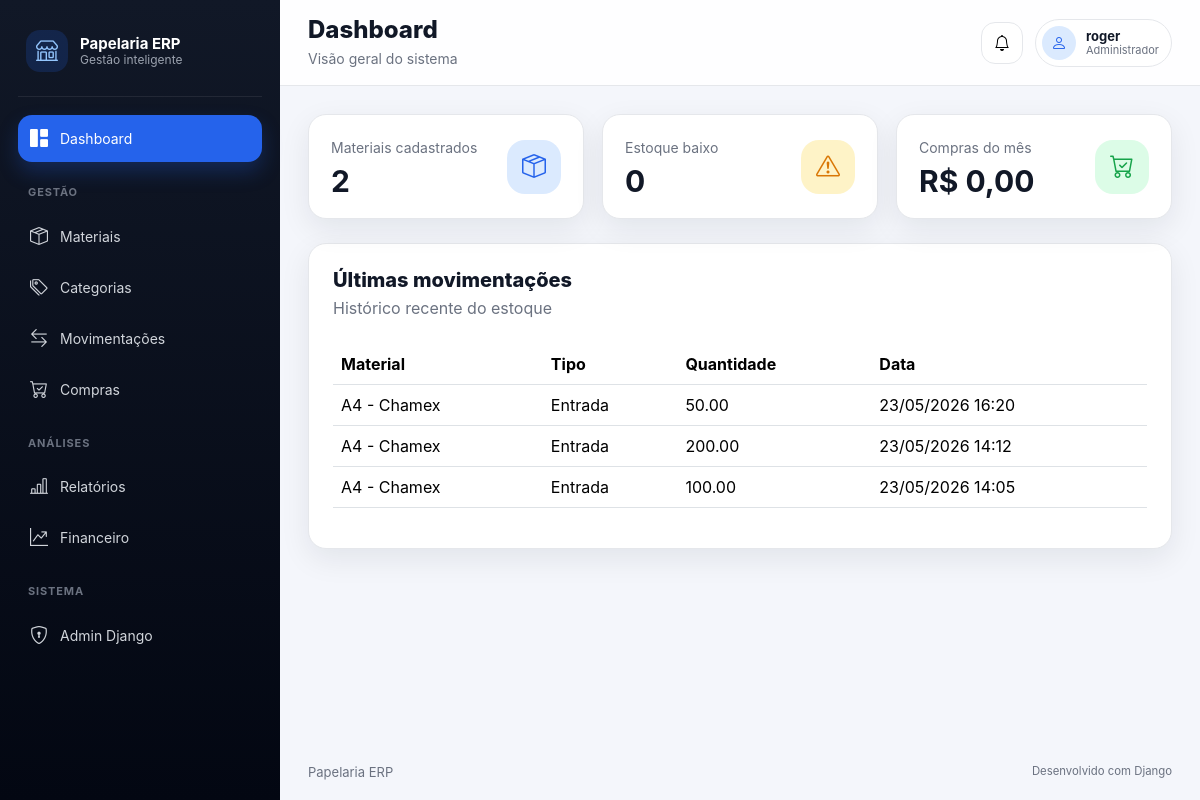
The app's page / (signed in) with its own data.
### apps/inventory/models/stock_movement.py (models this page shows, shortened)
class StockMovement(BaseModel):
    material = models.ForeignKey(
        Material,
        on_delete=models.PROTECT,
        related_name="movements",
        verbose_name="Material",
    )
    movement_type = models.CharField(
        max_length=20,
        choices=MovementType.choices,
        verbose_name="Tipo de movimentação",
    )
    quantity = models.DecimalField(
        max_digits=10,
        decimal_places=2,
        verbose_name="Quantidade",
    )
    previous_stock = models.DecimalField(
        max_digits=10,
        decimal_places=2,
        verbose_name="Estoque anterior",
    )
    new_stock = models.DecimalField(
        max_digits=10,
        decimal_places=2,
        verbose_name="Novo estoque",
    )
    notes = models.TextField(
        blank=True,
        null=True,
        verbose_name="Observações",
    )
    class Meta:
        verbose_name = "Movimentação de estoque"
        verbose_name_plural = "Movimentações de estoque"
        ordering = ["-created_at"]

### apps/inventory/models/material.py (models this page shows, shortened)
class Material(BaseModel):
    name = models.CharField(
        max_length=150,
        verbose_name="Nome",
    )
    category = models.ForeignKey(
        Category,
        on_delete=models.PROTECT,
        related_name="materials",
        verbose_name="Categoria",
    )
    supplier = models.ForeignKey(
        Supplier,
        on_delete=models.SET_NULL,
        related_name="materials",
        blank=True,
        null=True,
        verbose_name="Fornecedor",
    )
    description = models.TextField(
        blank=True,
        null=True,
        verbose_name="Descrição",
    )
    current_stock = models.DecimalField(
        max_digits=10,
        decimal_places=2,
        default=0,
        verbose_name="Estoque atual",
    )
    minimum_stock = models.DecimalField(
        max_digits=10,
        decimal_places=2,
        default=0,
        verbose_name="Estoque mínimo",
    )
    unit = models.CharField(
        max_length=20,
        default="un",
        verbose_name="Unidade",
    )
    cost_price = models.DecimalField(
        max_digits=10,
        decimal_places=2,
        default=0,
        verbose_name="Preço de custo",
    )
    class Meta:
        verbose_name = "Material"
        verbose_name_plural = "Materiais"
        ordering = ["name"]
    @property
    def is_low_stock(self):
        return self.current_stock <= self.minimum_stock

### apps/core/views/home_view.py (the view)
# urls.py: path("", home_view, name="home"),
def home_view(request):
    context = get_dashboard_metrics()
    return render(
        request,
        "core/home.html",
        context,
    )

### apps/core/models/base.py (called while the page is built)
    def get_queryset(self):
        return super().get_queryset().filter(is_active=True)

### apps/inventory/selectors/dashboard_selector.py (called while the page is built)
def get_dashboard_metrics():
    total_materials = Material.active_objects.count()
    low_stock_count = len([
        material
        for material in Material.active_objects.all()
        if material.is_low_stock
    ])
    recent_movements = (
        StockMovement.objects
        .select_related("material")
        .order_by("-created_at")[:5]
    )
    return {
        "total_materials": total_materials,
        "low_stock_count": low_stock_count,
        "recent_movements": recent_movements,
    }

### apps/core/templates/core/home.html (shortened to what this page needs)
{% extends "core/base.html" %}
{% block content %}
<div class="dashboard-grid">
    <div class="metric-card">
        <div>
            <span class="metric-label">Materiais cadastrados</span>
            <strong class="metric-value">{{ total_materials }}</strong>
        </div>
        <div class="metric-icon">
            <i class="bi bi-box-seam"></i>
        </div>
    </div>
    <div class="metric-card">
        <div>
            <span class="metric-label">Estoque baixo</span>
            <strong class="metric-value">{{ low_stock_count }}</strong>
        </div>
        <div class="metric-icon warning">
            <i class="bi bi-exclamation-triangle"></i>
        </div>
    </div>
    <div class="metric-card">
        <div>
            <span class="metric-label">Compras do mês</span>
            <strong class="metric-value">R$ 0,00</strong>
        </div>
        <div class="metric-icon success">
            <i class="bi bi-cart-check"></i>
        </div>
    </div>
</div>
<div class="content-card mt-4">
    <div class="content-card-header">
        <div>
            <h2>Últimas movimentações</h2>
            <p>Histórico recente do estoque</p>
        </div>
    </div>
    <div class="table-responsive mt-4">
        <table class="table align-middle">
            <thead>
                <tr>
                    <th>Material</th>
                    <th>Tipo</th>
                    <th>Quantidade</th>
                    <th>Data</th>
                </tr>
            </thead>
            <tbody>
                {% for movement in recent_movements %}
                    <tr>
                        <td>{{ movement.material.name }}</td>
                        <td>
                            {{ movement.get_movement_type_display }}
                        </td>
                        <td>{{ movement.quantity }}</td>
                        <td>
                            {{ movement.created_at|date:"d/m/Y H:i" }}
                        </td>
                    </tr>
                {% empty %}
                    <tr>
                        <td colspan="4">
                            Nenhuma movimentação encontrada.
                        </td>
                    </tr>
                {% endfor %}
            </tbody>
        </table>
    </div>
</div>
{% endblock %}

### apps/core/templates/core/partials/_navbar.html (shortened to what this page needs)
<header class="app-navbar">
    <div class="navbar-title">
        <h1>{% block page_title %}Dashboard{% endblock %}</h1>
        <p>{% block page_subtitle %}Visão geral do sistema{% endblock %}</p>
    </div>
    <div class="navbar-actions">
        <button class="icon-button" type="button">
            <i class="bi bi-bell"></i>
        </button>
        <div class="user-chip">
            <div class="user-avatar">
                <i class="bi bi-person"></i>
            </div>
            <div class="user-info">
                <strong>{{ request.user.get_full_name|default:request.user.username|default:"Usuário" }}</strong>
                <span>Administrador</span>
            </div>
        </div>
    </div>
</header>

### static/css/app.css (style rules this page uses)
:root { --color-bg: #f4f6fb; --color-sidebar: #111827; --color-sidebar-light: #1f2937; --color-primary: #2563eb; --color-primary-soft: #dbeafe; --color-text: #111827; --color-muted: #6b7280; --color-border: #e5e7eb; --color-card: #ffffff; --radius-lg: 18px; --shadow-card: 0 10px 30px rgba(15, 23, 42, 0.08); }
* { box-sizing: border-box; }
body { margin: 0; background: var(--color-bg); color: var(--color-text); font-family: Inter, system-ui, -apple-system, BlinkMacSystemFont, "Segoe UI", sans-serif; }
.app-navbar { height: 86px; background: rgba(255, 255, 255, 0.86); backdrop-filter: blur(16px); border-bottom: 1px solid var(--color-border); padding: 0 28px; display: flex; align-items: center; gap: 18px; position: sticky; top: 0; z-index: 900; }
.navbar-title { flex: 1; }
.navbar-title h1 { font-size: 24px; margin: 0; font-weight: 800; }
.navbar-title p { margin: 3px 0 0; color: var(--color-muted); font-size: 14px; }
.navbar-actions { display: flex; align-items: center; gap: 12px; }
.icon-button { width: 42px; height: 42px; border: 1px solid var(--color-border); background: #fff; border-radius: 14px; display: flex; align-items: center; justify-content: center; }
.user-chip { display: flex; align-items: center; gap: 10px; background: #fff; border: 1px solid var(--color-border); border-radius: 999px; padding: 6px 12px 6px 6px; }
.user-avatar { width: 34px; height: 34px; background: var(--color-primary-soft); color: var(--color-primary); border-radius: 999px; display: flex; align-items: center; justify-content: center; }
.user-info { display: flex; flex-direction: column; line-height: 1.1; }
.user-info strong { font-size: 13px; }
.user-info span { font-size: 11px; color: var(--color-muted); }
.dashboard-grid { display: grid; grid-template-columns: repeat(3, minmax(0, 1fr)); gap: 18px; }
.metric-card { background: var(--color-card); border: 1px solid var(--color-border); border-radius: var(--radius-lg); padding: 22px; box-shadow: var(--shadow-card); display: flex; align-items: center; justify-content: space-between; }
.metric-label { display: block; color: var(--color-muted); font-size: 14px; margin-bottom: 8px; }
.metric-value { display: block; font-size: 30px; line-height: 1; }
.metric-icon { width: 54px; height: 54px; border-radius: 18px; background: var(--color-primary-soft); color: var(--color-primary); display: flex; align-items: center; justify-content: center; font-size: 24px; }
.metric-icon.warning { background: #fef3c7; color: #d97706; }
.metric-icon.success { background: #dcfce7; color: #16a34a; }
.content-card { background: #fff; border: 1px solid var(--color-border); border-radius: var(--radius-lg); box-shadow: var(--shadow-card); padding: 24px; }
.content-card-header h2 { font-size: 20px; margin: 0; font-weight: 800; }
.content-card-header p { margin: 4px 0 0; color: var(--color-muted); }

### records on screen
StockMovement: material.name "A4 - Chamex", movement_type "Entrada", quantity "50.00", created_at "23/05/2026 16:20"
StockMovement: material.name "A4 - Chamex", movement_type "Entrada", quantity "200.00", created_at "23/05/2026 14:12"
StockMovement: material.name "A4 - Chamex", movement_type "Entrada", quantity "100.00", created_at "23/05/2026 14:05"

### other values on screen
{{ total_materials }} "2"
{{ low_stock_count }} "0"
